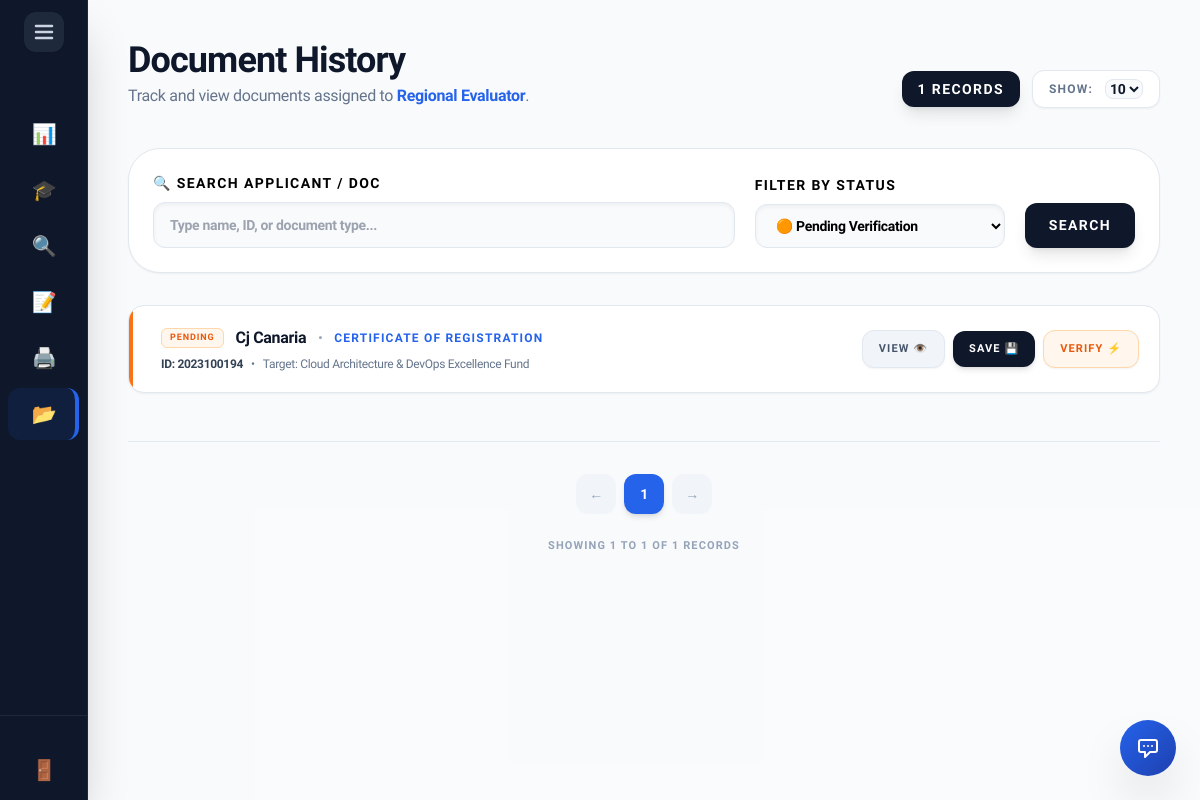
/external_admin/archive.php (signed in), run on an earlier commit of the app's database.
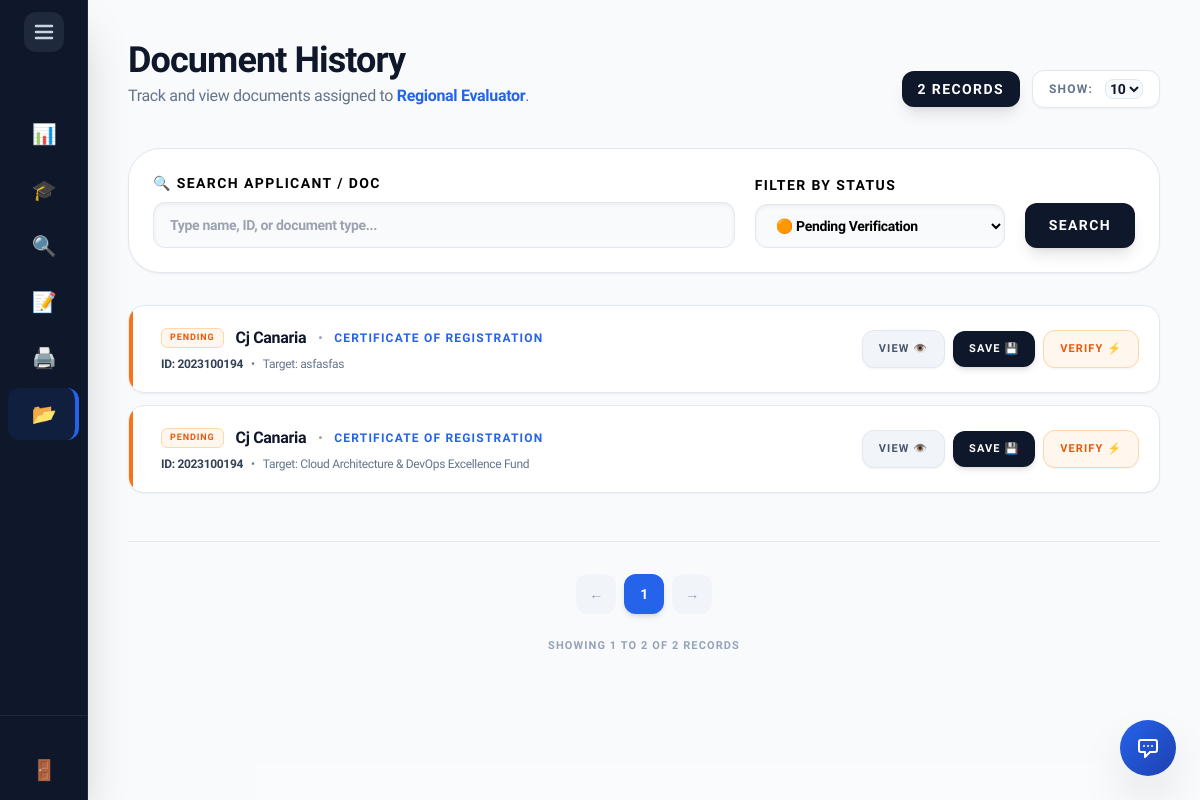
And on a later commit of the database.
### tables this page shows
CREATE TABLE `submitted_document` (
  `SubmittedDocID` int(11) NOT NULL AUTO_INCREMENT,
  `ApplicationID` int(11) NOT NULL,
  `RequirementID` int(11) NOT NULL,
  `FilePath` varchar(255) NOT NULL,
  `UploadDate` timestamp NOT NULL DEFAULT current_timestamp(),
  `VerificationStatus` varchar(50) DEFAULT 'Pending',
  PRIMARY KEY (`SubmittedDocID`),
  KEY `ApplicationID` (`ApplicationID`),
  KEY `RequirementID` (`RequirementID`),
  CONSTRAINT `submitted_document_ibfk_1` FOREIGN KEY (`ApplicationID`) REFERENCES `application` (`ApplicationID`) ON DELETE CASCADE,
  CONSTRAINT `submitted_document_ibfk_2` FOREIGN KEY (`RequirementID`) REFERENCES `document_requirement` (`RequirementID`) ON DELETE CASCADE
);

CREATE TABLE `users` (
  `UserID` int(11) NOT NULL AUTO_INCREMENT,
  `Username` varchar(50) NOT NULL,
  `Email` varchar(100) NOT NULL,
  `PasswordHash` varchar(255) NOT NULL,
  `FirstName` varchar(100) NOT NULL,
  `LastName` varchar(100) NOT NULL,
  `Role` enum('Student','Internal_Admin','External_Admin','Super_Admin') DEFAULT 'Student',
  `AccountStatus` varchar(20) DEFAULT 'Active',
  `StudentID_Num` varchar(50) DEFAULT NULL,
  `YearLevel` varchar(50) DEFAULT NULL,
  `GPA` decimal(4,2) DEFAULT NULL,
  `Major` varchar(100) DEFAULT NULL,
  `ProgramID` int(11) DEFAULT NULL,
  `Department` varchar(100) DEFAULT NULL,
  `Organization` varchar(100) DEFAULT NULL,
  `ContactNumber` varchar(20) DEFAULT NULL,
  `DateOfBirth` date DEFAULT NULL,
  `ProfilePicture` varchar(255) DEFAULT NULL,
  `ResetToken` varchar(255) DEFAULT NULL,
  `ResetTokenExpire` datetime DEFAULT NULL,
  `Gender` varchar(20) NOT NULL DEFAULT 'Not Specified',
  PRIMARY KEY (`UserID`),
  UNIQUE KEY `Username` (`Username`),
  UNIQUE KEY `Email` (`Email`)
);

CREATE TABLE `document_requirement` (
  `RequirementID` int(11) NOT NULL AUTO_INCREMENT,
  `ScholarshipID` int(11) NOT NULL,
  `DocumentName` varchar(100) NOT NULL,
  PRIMARY KEY (`RequirementID`),
  KEY `ScholarshipID` (`ScholarshipID`),
  CONSTRAINT `document_requirement_ibfk_1` FOREIGN KEY (`ScholarshipID`) REFERENCES `scholarship` (`ScholarshipID`) ON DELETE CASCADE
);

CREATE TABLE `scholarship` (
  `ScholarshipID` int(11) NOT NULL AUTO_INCREMENT,
  `ProgramID` int(11) NOT NULL,
  `YearLevel` varchar(50) DEFAULT NULL,
  `Name` varchar(150) NOT NULL,
  `Description` text DEFAULT NULL,
  `Deadline` date NOT NULL,
  `AwardAmount` decimal(10,2) DEFAULT NULL,
  `NumberOfSlots` int(11) DEFAULT NULL,
  `Status` varchar(20) DEFAULT 'Active',
  `MinimumGWA` decimal(4,2) DEFAULT 2.00,
  `CreatedBy` int(11) DEFAULT NULL,
  `GenderRequirement` varchar(20) NOT NULL DEFAULT 'Any',
  `ScholarshipType` enum('Private','Government') DEFAULT 'Private',
  `FormConfig` varchar(255) DEFAULT 'Academic,Family,Financial,Essay',
  `ReleaseFrequency` varchar(50) DEFAULT 'Per Semester',
  `AllowsDual` enum('Yes','No') NOT NULL DEFAULT 'No',
  PRIMARY KEY (`ScholarshipID`),
  KEY `ProgramID` (`ProgramID`),
  KEY `fk_scholarship_creator` (`CreatedBy`),
  CONSTRAINT `fk_scholarship_creator` FOREIGN KEY (`CreatedBy`) REFERENCES `users` (`UserID`) ON DELETE SET NULL,
  CONSTRAINT `scholarship_ibfk_1` FOREIGN KEY (`ProgramID`) REFERENCES `program` (`ProgramID`) ON DELETE CASCADE
);

### includes/sidebar_logic.php (called while the page is built)
<?php
if (!function_exists('getSidebarClass')) {
    function getSidebarClass($pageName) {
        $currentPage = basename($_SERVER['PHP_SELF']);
        if ($currentPage === $pageName) {
            return 'bg-blue-600/10 text-blue-500 border-r-4 border-blue-600';
        }
        return 'text-slate-400 hover:bg-slate-800 hover:text-white';
    }
}
?>

### external_admin/archive.php (the view, shortened to what the changed rows need)
<?php
include '../includes/db_connect.php';
include '../includes/header.php';
include '../includes/external_sidebar.php';
$filter_status = $_GET['status'] ?? 'Pending';
try {
    $where_clause = "WHERE 1=1";
    $params = [];
    if ($filter_status !== 'All') {
        $where_clause .= " AND sd.VerificationStatus = :status";
        $params['status'] = $filter_status;
    }
    $query = $pdo->prepare("
        SELECT sd.SubmittedDocID AS document_id,
               dr.DocumentName AS document_type,
               sd.VerificationStatus AS verification_status,
               sd.FilePath AS file_path,
               u.FirstName AS first_name,
               u.LastName AS last_name,
               u.StudentID_Num AS student_number,
               a.ApplicationID AS application_id,
               sch.Name AS scholarship_name
        FROM submitted_document sd
        JOIN document_requirement dr ON sd.RequirementID = dr.RequirementID
        JOIN application a ON sd.ApplicationID = a.ApplicationID
        JOIN users u ON a.UserID = u.UserID
        LEFT JOIN scholarship sch ON a.ScholarshipID = sch.ScholarshipID
        $where_clause
        ORDER BY sd.SubmittedDocID DESC
    ");
    $query->execute($params);
    $assignments = $query->fetchAll();
} catch (PDOException $e) {
    $assignments = [];
    $_SESSION['error'] = "Failed to load assignments: " . $e->getMessage();
}
?>
<main class="flex-1 p-5 lg:p-10 lg:ml-72 bg-slate-50/50 min-h-screen relative transition-all duration-300">
    <header class="mb-8 lg:mb-10 flex flex-col sm:flex-row sm:justify-between sm:items-end gap-4">
        <div>
            <h2 class="text-3xl lg:text-4xl font-black text-slate-900 tracking-tight">Document History</h2>
        </div>
        <div class="flex items-center gap-3">
            <span class="bg-slate-900 text-white px-4 py-2 rounded-xl text-sm font-black uppercase tracking-widest shadow-lg shrink-0">
                <?= count($assignments) ?> Records
            </span>
            <div class="flex items-center gap-3 bg-white px-4 py-2 rounded-xl border border-slate-200 shadow-sm shrink-0">
                <span class="text-xs font-bold text-slate-500 uppercase tracking-widest hidden sm:inline">Show:</span>
                <select id="itemsPerPage" onchange="changeItemsPerPage()" class="bg-slate-50 border border-slate-200 text-slate-900 text-sm font-bold rounded-lg focus:ring-blue-500 focus:border-blue-500 outline-none cursor-pointer">
                </select>
            </div>
        </div>
    </header>
    <div id="archiveGrid" class="flex flex-col gap-3">
        <?php if (empty($assignments)): ?>
            <div class="col-span-full p-10 lg:p-20 bg-white rounded-[2rem] border border-slate-200 text-center shadow-sm">
                <div class="text-4xl mb-4 grayscale opacity-50">📂</div>
                <h3 class="text-lg font-black text-slate-900">No Documents Found</h3>
                <p class="text-slate-400 font-medium text-sm mt-1">There are no documents matching your selected filter.</p>
            </div>
        <?php else: ?>
            <?php foreach($assignments as $task):
                $status_class = match($task['verification_status']) {
                    'Verified' => 'bg-green-50 text-green-600 border-green-200',
                    'Rejected' => 'bg-red-50 text-red-600 border-red-200',
                    default => 'bg-orange-50 text-orange-600 border-orange-200'
                };
                $status_color = match($task['verification_status']) {
                    'Verified' => 'bg-green-500',
                    'Rejected' => 'bg-red-500',
                    default => 'bg-orange-500'
                };
                $cleanUrl = str_replace('../', '', $task['file_path']);
                $actualDownloadPath = "../" . $cleanUrl;
            ?>
            <div class="archive-card bg-white rounded-2xl border border-slate-200 shadow-sm hover:shadow-md hover:border-blue-300 transition-all flex flex-col lg:flex-row items-start lg:items-center justify-between p-5 relative overflow-hidden group">
                <div class="absolute top-0 left-0 w-1 h-full <?= $status_color ?>"></div>
                <div class="flex-1 min-w-0 pr-4 lg:pr-8 pl-3 w-full lg:w-auto">
                    <div class="flex items-center gap-3 mb-1.5 flex-wrap">
                        <span class="<?= $status_class ?> px-2 py-0.5 rounded-md text-[9px] font-black uppercase tracking-widest border shrink-0">
                            <?= $task['verification_status'] ?>
                        </span>
                        <h4 class="text-base font-black text-slate-900 truncate"><?= htmlspecialchars($task['first_name'] . ' ' . $task['last_name']) ?></h4>
                        <span class="text-xs text-slate-400 font-bold hidden md:inline">•</span>
                        <span class="text-xs font-black text-blue-600 uppercase tracking-widest truncate"><?= htmlspecialchars($task['document_type']) ?></span>
                    </div>
                    <div class="flex items-center gap-2 text-xs font-medium text-slate-500 truncate">
                        <span class="text-slate-700 font-bold">ID: <?= htmlspecialchars($task['student_number']) ?></span>
                        <span class="hidden md:inline">•</span>
                        <span class="truncate hidden md:inline">Target: <?= htmlspecialchars($task['scholarship_name'] ?? 'General') ?></span>
                    </div>
                </div>
                <div class="mt-4 lg:mt-0 flex items-center justify-end w-full lg:w-auto shrink-0 gap-2 pl-0 lg:pl-6">
                    <button type="button" onclick="openDocModal('<?= htmlspecialchars($task['file_path']) ?>', '<?= htmlspecialchars(addslashes($task['document_type'])) ?>')" class="bg-slate-100 text-slate-600 hover:bg-blue-600 hover:text-white px-4 py-2.5 rounded-xl text-[11px] font-black uppercase tracking-widest transition-all border border-slate-200 shadow-sm whitespace-nowrap active:scale-95">
                        View 👁️
                    </button>
                    <a href="<?= $actualDownloadPath ?>" download="<?= htmlspecialchars($task['document_type']) ?> - <?= htmlspecialchars($task['last_name']) ?>" class="bg-slate-900 text-white hover:bg-green-600 px-4 py-2.5 rounded-xl text-[11px] font-black uppercase tracking-widest transition-all shadow-md active:scale-95 whitespace-nowrap">
                        Save 💾
                    </a>
                    <?php if($task['verification_status'] === 'Pending'): ?>
                        <a href="verify.php?doc_id=<?= $task['document_id'] ?>" class="px-4 py-2.5 bg-orange-50 text-orange-600 rounded-xl text-[11px] font-black uppercase tracking-widest hover:bg-orange-600 hover:text-white transition-all border border-orange-200 shadow-sm whitespace-nowrap active:scale-95">
                            Verify ⚡
                        </a>
                    <?php endif; ?>
                </div>
            </div>
            <?php endforeach; ?>
        <?php endif; ?>
    </div>
    <div class="flex flex-col items-center justify-center mt-12 gap-4 border-t border-slate-200 pt-8 pb-10">
        <div id="paginationControls" class="flex flex-wrap justify-center gap-2"></div>
        <div id="pageInfo" class="text-[11px] font-black text-slate-400 uppercase tracking-widest text-center mt-2">
        </div>
    </div>
</main>
<?php include '../includes/footer.php'; ?>

### includes/external_sidebar.php (shortened to what the changed rows need)
<?php include 'sidebar_logic.php'; ?>
<aside id="main-sidebar" class="fixed left-0 top-0 h-full bg-slate-900 text-white py-6 z-[999] flex flex-col border-r border-slate-800 shadow-2xl transition-all duration-300 overflow-hidden">
    <nav class="flex-1 mt-4">
        <?php
        $nav_items = [
            ['dashboard.php',    '📊', 'Overview'],
            ['scholarships.php', '🎓', 'Scholarships'],
            ['verify.php',       '🔍', 'Verify Docs'],
            ['score.php',        '📝', 'Score Apps'],
            ['reports.php',      '🖨️', 'Reports'],
            ['archive.php',      '📂', 'Archive']
        ];
        foreach ($nav_items as $item):
            $active = getSidebarClass($item[0]);
        ?>
            <a href="<?= $item[0] ?>" class="nav-link font-bold text-sm <?= $active ?> group">
                <div class="icon-box"><?= $item[1] ?></div>
            </a>
        <?php endforeach; ?>
    </nav>
</aside>

What changed in the data, as far as the page shows it:
added submitted_document: VerificationStatus "PENDING", users.FirstName+LastName "Cj Canaria", RequirementID.DocumentName "CERTIFICATE OF REGISTRATION", users.StudentID_Num "2023100194", scholarship.Name "asfasfas"
Also different on the page:
count($assignments): "1" → "2"
text written by a page script: "SHOWING 1 TO 1 OF 1 RECORDS" → "SHOWING 1 TO 2 OF 2 RECORDS"
